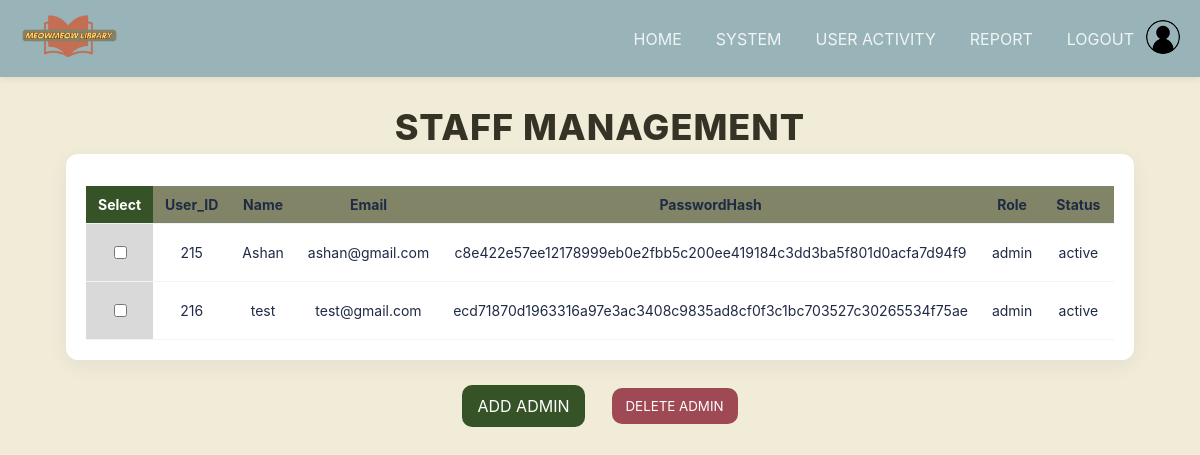
The app's page /superadmin/staff.php (signed in) with its own data.
### tables this page shows
CREATE TABLE `user` (
  `User_ID` bigint(11) NOT NULL,
  `Name` varchar(100) NOT NULL,
  `Email` varchar(100) NOT NULL,
  `PasswordHash` varchar(255) NOT NULL,
  `Role` enum('student','admin','super admin') NOT NULL DEFAULT 'student',
  `Status` enum('active','blacklisted') NOT NULL DEFAULT 'active',
  `Cancellation_Count` int(11) NOT NULL DEFAULT '0',
  `Verify_Status` enum('pending','verified','rejected') NOT NULL DEFAULT 'pending',
  `Profile_Image` varchar(255) DEFAULT NULL
);

### superadmin/staff.php (the view, shortened to what this page needs)
<?php
require_once 'db.php';
$current_role = $_SESSION['role'];
$admins = [];
$q = "SELECT User_ID, Name, Email, PasswordHash, Role, Status
      FROM user
      WHERE Role = 'admin'
      ORDER BY User_ID ASC";
$res = $conn->query($q);
if ($res) {
    while ($row = $res->fetch_assoc()) {
        $admins[] = $row;
    }
} else {
    $err = "Failed to load admins: " . $conn->error;
}
?>
<!DOCTYPE html>
<html lang="en">
<head>
<link rel="stylesheet" href="c1.css">
</head>
<body>
<?php include 'header.php'; ?>
<main class="container">
    <h1 class="login-heading">STAFF MANAGEMENT</h1>
    <div class="page-box">
        <form id="adminsForm" method="post">
            <div class="table-container">
                <table class="data-table">
                    <thead>
                        <tr>
                            <th id="p01">Select</th>
                            <th>User_ID</th>
                            <th>Name</th>
                            <th>Email</th>
                            <th>PasswordHash</th>
                            <th>Role</th>
                            <th>Status</th>
                        </tr>
                    </thead>
                    <tbody>
                        <?php if (count($admins) === 0): ?>
                            <tr><td colspan="8">No admin accounts found.</td></tr>
                        <?php else: ?>
                            <?php foreach ($admins as $a): ?>
                            <tr>
                                <td class="center" id="p02">
                                    <input type="checkbox" name="ids[]" value="<?= $a['User_ID'] ?>">
                                </td>
                                <td><?= htmlspecialchars($a['User_ID']) ?></td>
                                <td><?= htmlspecialchars($a['Name']) ?></td>
                                <td><?= htmlspecialchars($a['Email']) ?></td>
                                <td><?= htmlspecialchars($a['PasswordHash']) ?></td>
                                <td><?= htmlspecialchars($a['Role']) ?></td>
                                <td><?= htmlspecialchars($a['Status']) ?></td>
                            </tr>
                            <?php endforeach; ?>
                        <?php endif; ?>
                    </tbody>
                </table>
            </div>
        </form>
    </div>
    <div class="controls top-actions">
        <a href="add_admin.php" class="btn primary">ADD ADMIN</a>
        <?php if ($current_role === 'super admin'): ?>
            <button id="deleteBtn" class="btn danger" type="button">DELETE ADMIN</button>
        <?php else: ?>
            <button type="button" class="btn danger" onclick="alert('Only super admin can delete admins.')">DELETE ADMIN</button>
        <?php endif; ?>
    </div>
</main>
</body>
</html>

### superadmin/c1.css (style rules this page uses)
:root { --bg:#f1ecd8; --card:#ffffff; --primary:#355326; --dark:#1f2a44; --muted:#77809a; --danger:#9f4955; --edit:#cb7e5b; }
* { box-sizing:border-box;font-family:Inter,ui-sans-serif,system-ui,-apple-system,"Segoe UI",Roboto,"Helvetica Neue",Arial; }
body { margin:0;background:var(--bg);color:var(--dark); }
.container { max-width:1100px;margin:28px auto;padding:0 16px;align-items: center; }
.page-box { background:var(--card); align-items:center; padding:20px;border-radius:12px;box-shadow:0 6px 20px rgba(31,42,68,0.06); }
.btn { display:inline-block;padding:10px 14px;border-radius:10px;text-decoration:none;border:none;background:transparent;cursor:pointer; }
.btn.primary { background:var(--primary);color:white;border:1px solid rgba(0,0,0,0.02); }
.btn.danger { background:var(--danger);color:white }
.data-table { width:100%;border-collapse:collapse;margin-top:12px; }
.data-table thead tr { background:#828468; }
.data-table th, .data-table td { padding:10px 12px;border-bottom:1px solid #f0f3f7;text-align:center;font-size:14px; }
.login-heading { font-style: Arial, sans-serif; font-size: 36px; color: #353326; font-weight: 800; margin-bottom: 5px; letter-spacing: 1px; text-align: center; }
.controls { display: flex !important; justify-content: center !important; align-items: center !important; gap: 15px !important; width: 100% !important; margin-top: 25px !important; text-align: center !important; }
.controls button, .controls a { margin: 0 6px !important; }
#p01 { background-color: #355326; color:white }
#p02 { background-color: #d9d9d9; }

### superadmin/staff.php (style rules this page uses)
.table-container { width: 100%; overflow-x: auto; }
.data-table th, .data-table td { white-space: nowrap; }
.page-box { max-width: 100%; overflow-x: auto; }
.container { max-width: 1100px; margin: 28px auto; }
.login-heading { margin-top: 10px; }

### records on screen
user: User_ID "215", Name "Ashan", Email "ashan@gmail.com", PasswordHash "c8e422e57ee12178999eb0e2fbb5c200ee419184c3dd3ba5f801d0acfa7d94f9", Role "admin", Status "active"
user: User_ID "216", Name "test", Email "test@gmail.com", PasswordHash "ecd71870d1963316a97e3ac3408c9835ad8cf0f3c1bc703527c30265534f75ae", Role "admin", Status "active"
